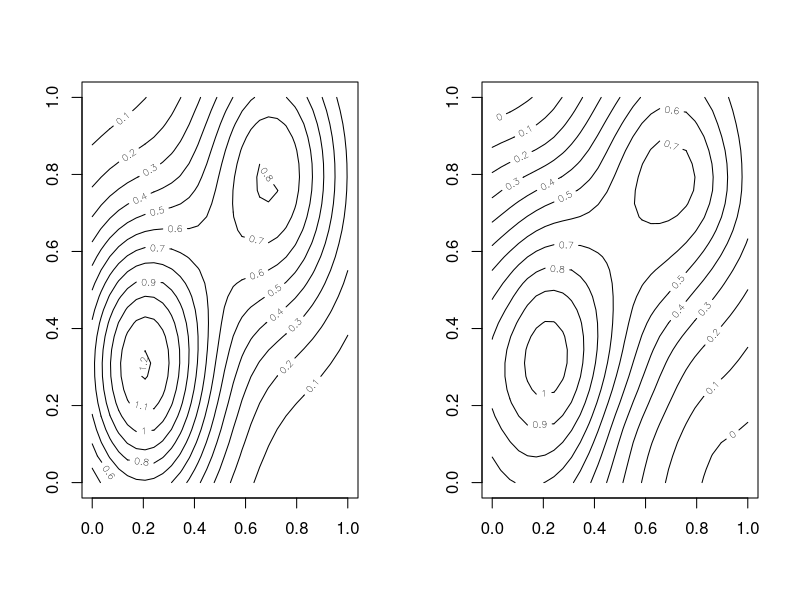

Generate this figure with R:
test1<-function(x,z,sx=0.3,sz=0.4){
   1.2*exp(-(x-0.2)^2/sx^2-(z-0.3)^2/sz^2)+
   0.8*exp(-(x-0.7)^2/sx^2-(z-0.8)^2/sz^2)
}
n<-200
x<-matrix(runif(2*n),n,2)
f<-test1(x[,1],x[,2]) 
y<-f+rnorm(n)*.1




eta <- function(r) { 
   # thin plate spline basis functions
   ind <- r<=0 
   eta <- r 
   eta[!ind] <- r[!ind]^2*log(r[!ind])/(8*pi) 
   eta[ind] <- 0 
   eta
}

XSC <- function(x,xk=x) { 
   # set up t.p.s., given covariates, x, and knots, xk
   n <- nrow(x);k <- nrow(xk) 
   X <- matrix(1,n,k+3) # tps model matrix 
   for (j in 1:k) {
      r <- sqrt((x[,1]-xk[j,1])^2+(x[,2]-xk[j,2])^2) 
      X[,j] <- eta(r)
   } 
   X[,j+2] <- x[,1];X[,j+3] <- x[,2] 
   C <- matrix(0,3,k+3) # tps constraint matrix 
   S <- matrix(0,k+3,k+3)# tps penalty matrix 
   for (i in 1:k) {
      C[1,i]<-1;C[2,i] <- xk[i,1];C[3,i] <- xk[i,2] 
      for (j in i:k) 
         S[j,i]<-S[i,j]<-eta(sqrt(sum((xk[i,]-xk[j,])^2))) 
   }
   list(X=X,S=S,C=C)
}

absorb.con <- function(X,S,C) { 
   # get constraint null space, Z...
   qrc <- qr(t(C)) # QR=C’, Q=[Y,Z] 
   m <- nrow(C);k <- ncol(X) 
   X <- t(qr.qty(qrc,t(X)))[,(m+1):k] # form XZ 
   # now form Z’SZ ... 
   S <- qr.qty(qrc,t(qr.qty(qrc,t(S))))[(m+1):k,(m+1):k]
   list(X=X,S=S,qrc=qrc)
}

fit.tps <- function(y,x,xk=x,lambda=0) { 
   tp <- XSC(x,xk)	# get tps matrices
   tp <- absorb.con(tp$X,tp$S,tp$C) # make unconstrained 
   ev <- eigen(tp$S,symmetric=TRUE) # get sqrt penalty, rS 
   rS <- ev$vectors%*%(ev$values^.5*t(ev$vectors)) 
   X <- rbind(tp$X,rS*sqrt(lambda)) # augmented model matrix 
   z <- c(y,rep(0,ncol(rS)))	# augmented data 
   beta <- coef(lm(z~X-1))	# fit model
   beta <- qr.qy(tp$qrc,c(0,0,0,beta)) # backtransform beta
}

eval.tps <- function(x,beta,xk) { 
   # evaluate tps at x, given parameters, beta, and knots, xk.
   k <- nrow(xk);n <- nrow(x) 
   f <- rep(beta[k+1],n)
   for (i in 1:k) { 
      r <- sqrt((x[,1]-xk[i,1])^2+(x[,2]-xk[i,2])^2) 
      f <- f + beta[i]*eta(r)
   } 
   f <- f + beta[k+2]*x[,1] + beta[k+3]*x[,2]
}


## select some ‘knots’, xk ... 
ind <- sample(1:n,100,replace=FALSE) 
xk <- x[ind,] 
## fit model ... 
beta <- fit.tps(y,x,xk=xk,lambda=.01)


## contour truth and fit 
par(mfrow=c(1,2)) 
xp <- matrix(0,900,2) 
x1<-seq(0,1,length=30);x2<-seq(0,1,length=30) 
xp[,1]<-rep(x1,30);xp[,2]<-rep(x2,rep(30,30)) 
truth<-matrix(test1(xp[,1],xp[,2]),30,30) 
contour(x1,x2,truth)
fit <- matrix(eval.tps(xp,beta,xk),30,30) 
contour(x1,x2,fit)








